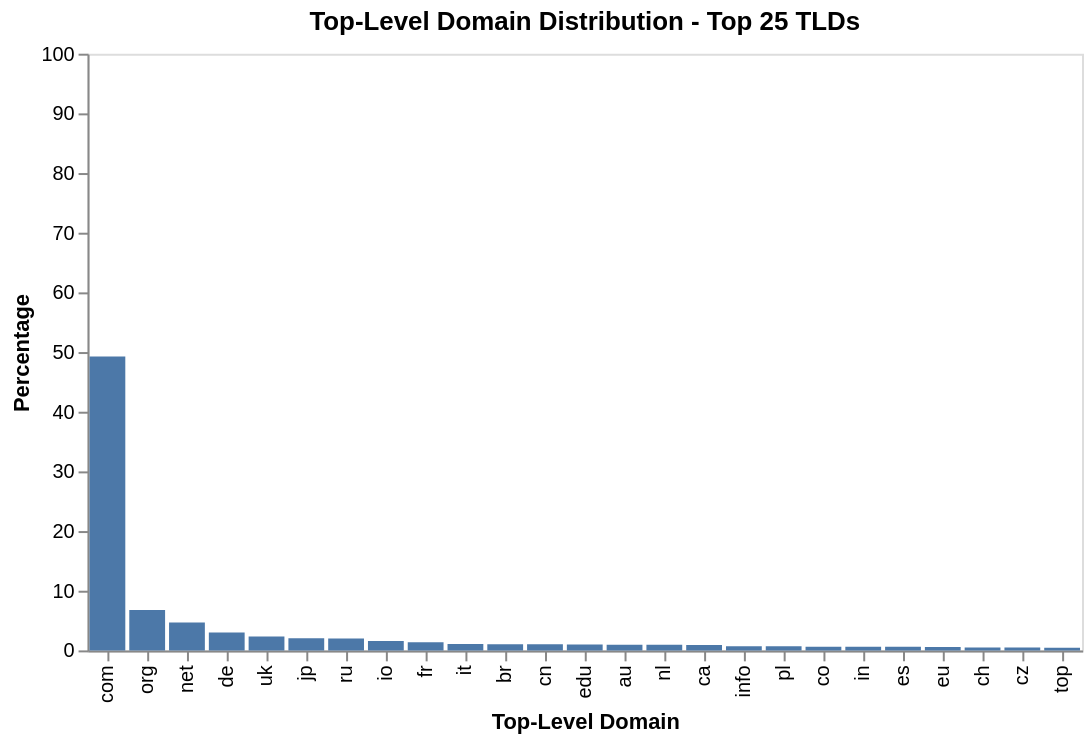

This figure's notebook cell:
### Code cell
# Create the Altair chart with log10 y-axis, no grid, no axis lines, no border, and modified x-axis title
chart = (
    alt.Chart(
        df.with_columns(((pl.col("count") / df.get_column("count").sum()) * 100).alias("percentage"))
        .sort("count", descending=True)
        .slice(0, 25)
    )
    .mark_bar()
    .encode(
        x=alt.X("tld:N", title="Top-Level Domain", sort="-y"),
        y=alt.Y("percentage:Q", title="Percentage", axis=alt.Axis(grid=False), scale=alt.Scale(domain=[0, 100])),
        tooltip=["tld", "percentage"],
    )
    .properties(title="Top-Level Domain Distribution - Top 25 TLDs")
)

# Display the chart
chart.show()

### Figure 1 — Vega-Lite specification as saved in the notebook (floating-point values rounded to 4 significant figures)
{"config": {"view": {"continuousWidth": 300, "continuousHeight": 300}}, "data": {"name": "data-1e8770c0c69c567e9c6e74bf9f48d6f4"}, "mark": {"type": "bar"}, "encoding": {"tooltip": [{"field": "tld", "type": "nominal"}, {"field": "percentage", "type": "quantitative"}], "x": {"field": "tld", "sort": "-y", "title": "Top-Level Domain", "type": "nominal"}, "y": {"axis": {"grid": false}, "field": "percentage", "scale": {"domain": [0, 100]}, "title": "Percentage", "type": "quantitative"}}, "title": "Top-Level Domain Distribution - Top 25 TLDs", "$schema": "https://vega.github.io/schema/vega-lite/v6.4.1.json", "datasets": {"data-1e8770c0c69c567e9c6e74bf9f48d6f4": [{"tld": "com", "count": 6613000.0, "percentage": 49.25}, {"tld": "org", "count": 911900.0, "percentage": 6.791}, {"tld": "net", "count": 627600.0, "percentage": 4.674}, {"tld": "de", "count": 403300.0, "percentage": 3.004}, {"tld": "uk", "count": 313800.0, "percentage": 2.337}, {"tld": "jp", "count": 274000.0, "percentage": 2.041}, {"tld": "ru", "count": 270100.0, "percentage": 2.012}, {"tld": "io", "count": 209000.0, "percentage": 1.556}, {"tld": "fr", "count": 180700.0, "percentage": 1.346}, {"tld": "it", "count": 145000.0, "percentage": 1.08}, {"tld": "br", "count": 140800.0, "percentage": 1.049}, {"tld": "cn", "count": 137300.0, "percentage": 1.022}, {"tld": "edu", "count": 134900.0, "percentage": 1.005}, {"tld": "au", "count": 127800.0, "percentage": 0.9517}, {"tld": "nl", "count": 125900.0, "percentage": 0.9378}, {"tld": "ca", "count": 122500.0, "percentage": 0.9124}, {"tld": "info", "count": 93440.0, "percentage": 0.6958}, {"tld": "pl", "count": 90810.0, "percentage": 0.6763}, {"tld": "co", "count": 82760.0, "percentage": 0.6163}, {"tld": "in", "count": 82400.0, "percentage": 0.6136}, {"tld": "es", "count": 81620.0, "percentage": 0.6078}, {"tld": "eu", "count": 74950.0, "percentage": 0.5581}, {"tld": "ch", "count": 66160.0, "percentage": 0.4927}, {"tld": "cz", "count": 62720.0, "percentage": 0.4671}, {"tld": "top", "count": 61970.0, "percentage": 0.4615}]}}
